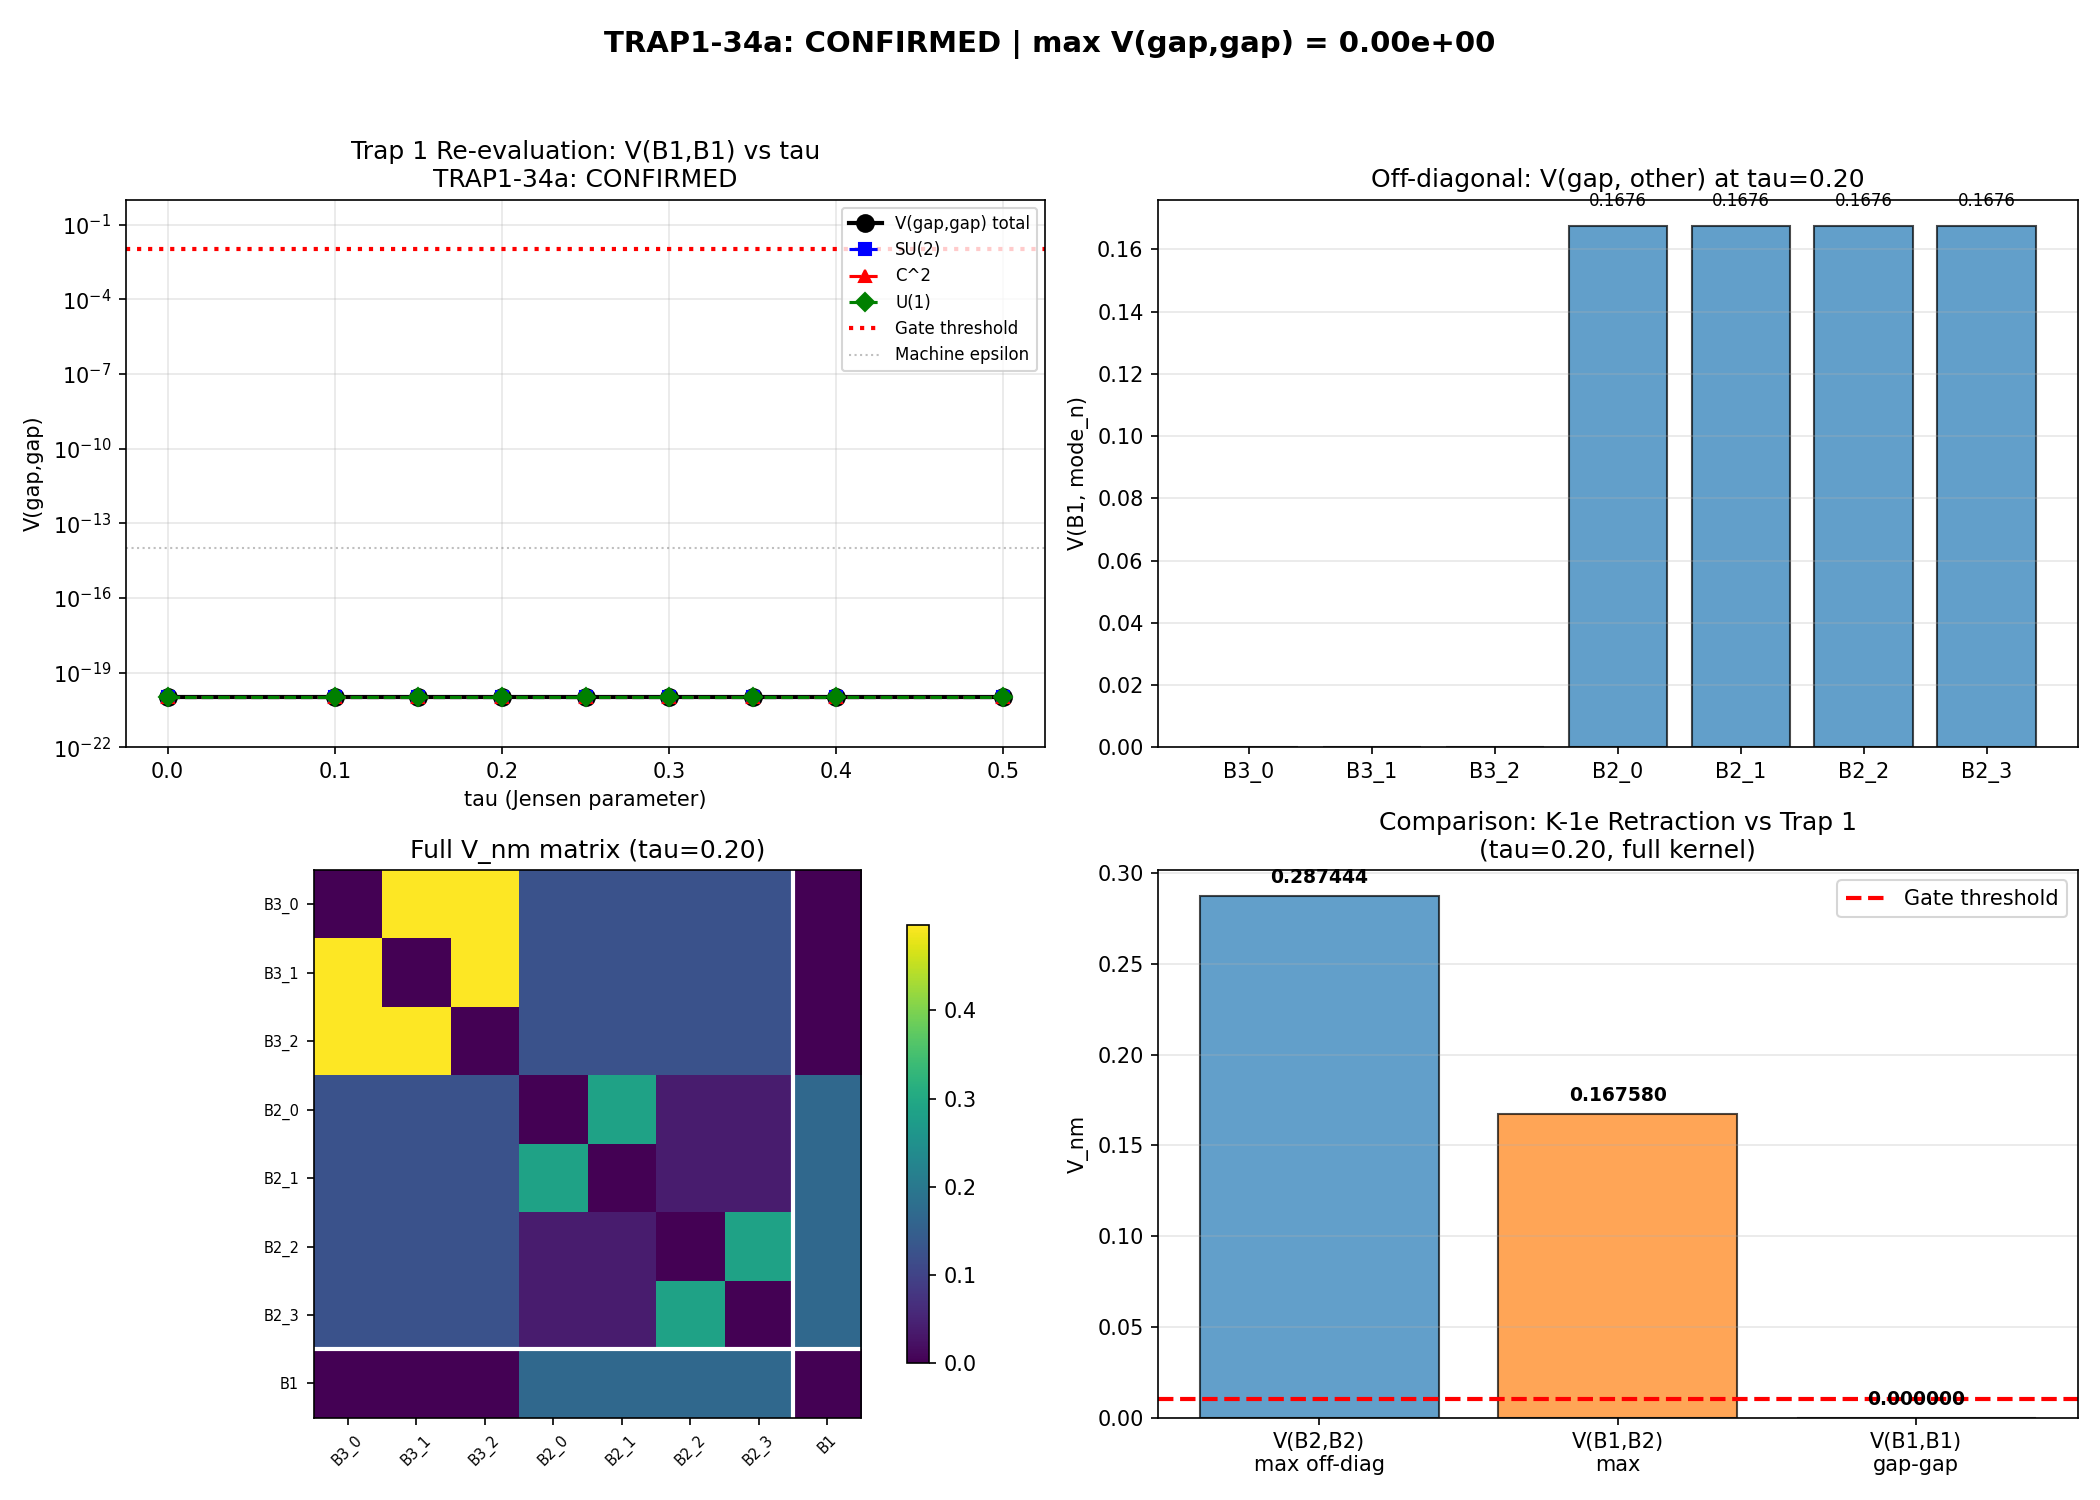

This figure's Python source:
"""
Session 34a: Trap 1 Re-evaluation With Full 8-Generator Kosmann Kernel
======================================================================

CONTEXT:
  Session 23a established "Trap 1": V(gap,gap) = 0 exactly at the gap edge.
  The gap edge is the eigenvalue closest to zero in the singlet sector --
  this is the B1 mode (1-fold, lowest positive eigenvalue).

  Session 33b retracted K-1e: V(B2,B2) = 0 was a C^2-generator artifact.
  With the full 8-generator kernel, V(B2,B2) = 0.287 (U(1) + SU(2) channels).

  THIS COMPUTATION: Does V(gap,gap) remain zero with the full kernel?
  "Gap" here means the B1 mode (index 7 in the A_antisym 8x8 basis),
  NOT the B2 modes. V(gap,gap) is the DIAGONAL self-coupling of the
  gap-edge mode through the Kosmann pairing kernel.

  The distinction matters because B1 is a SINGLET under U(2), while B2
  is a QUARTET. The representation theory that kills V(B2,B2) under C^2
  (U(1) charge conservation) may or may not kill V(B1,B1) under the full
  algebra.

DATA:
  Source: s23a_kosmann_singlet.npz
  Keys used:
    - A_antisym_{tau_idx}_{a}: 8x8 Kosmann matrices in branch basis (a=0..7)
    - eigenvalues_{tau_idx}: 16 eigenvalues sorted ascending
    - gap_edge_indices_{tau_idx}: [idx_pos, idx_neg] of gap-edge modes
    - K_a_matrix_{tau_idx}_{a}: 16x16 Kosmann matrices in eigenspinor basis
    - eigenvectors_{tau_idx}: 16x16 eigenvector matrix

GATE TRAP1-34a (pre-registered):
  CONFIRMED: V(gap,gap) = 0 (to ~1e-14) with full kernel at all tau -> Trap 1 remains.
  BROKEN:    V(gap,gap) > 0.01 with full kernel -> Trap 1 RETRACTED.
             Gap edge becomes additional pairing channel (STRENGTHENS BCS).

Author: connes (connes-ncg-theorist), Session 34a
Date: 2026-03-06
"""

import os
import time
import numpy as np
import matplotlib
matplotlib.use('Agg')
import matplotlib.pyplot as plt

SCRIPT_DIR = os.path.dirname(os.path.abspath(__file__))

TAU_VALUES = np.array([0.0, 0.10, 0.15, 0.20, 0.25, 0.30, 0.35, 0.40, 0.50])

# Branch indices in the A_antisym 8x8 basis (positive eigenvalue sector)
# Ordering: B3 = {0,1,2}, B2 = {3,4,5,6}, B1 = {7}
B3_IDX = np.array([0, 1, 2])
B2_IDX = np.array([3, 4, 5, 6])
B1_IDX = np.array([7])

# Generator classification (su(3) = su(2) + u(1) + C^2)
SU2_GEN = [0, 1, 2]   # SU(2) subalgebra
C2_GEN  = [3, 4, 5, 6]  # C^2 (charged under U(1))
U1_GEN  = [7]           # U(1) generator


def load_data():
    """Load Kosmann singlet data."""
    path = os.path.join(SCRIPT_DIR, 's23a_kosmann_singlet.npz')
    return np.load(path, allow_pickle=True)


def compute_V_gap_gap(kosmann, tau_idx, gen_list=None):
    """Compute V(gap,gap) = sum_{a in gen_list} |A_a[7,7]|^2.

    In the A_antisym basis, B1 = index 7. V(gap,gap) is the
    diagonal element A_antisym[7,7] summed over generators.

    Parameters:
        kosmann: loaded npz data
        tau_idx: index into TAU_VALUES (0..8)
        gen_list: list of generator indices (default: all 8)

    Returns:
        V_gap_gap: float, the self-coupling
        V_per_gen: dict mapping generator index -> |A_a[7,7]|^2
    """
    if gen_list is None:
        gen_list = list(range(8))

    V_gap_gap = 0.0
    V_per_gen = {}
    for a in gen_list:
        A = kosmann[f'A_antisym_{tau_idx}_{a}']
        val = abs(A[7, 7]) ** 2
        V_per_gen[a] = val
        V_gap_gap += val

    return V_gap_gap, V_per_gen


def compute_V_gap_offdiag(kosmann, tau_idx):
    """Compute V(gap, n) for all n != gap (off-diagonal from B1).

    V(B1, n) = sum_{a=0..7} |A_a[7, n]|^2 for n = 0..6 (B3 and B2 modes).

    Returns:
        V_gap_n: array of shape (7,), one entry per non-gap mode
        V_gap_n_decomposed: dict with 'SU2', 'C2', 'U1' contributions
    """
    V_gap_n = np.zeros(7)
    V_SU2 = np.zeros(7)
    V_C2  = np.zeros(7)
    V_U1  = np.zeros(7)

    for a in range(8):
        A = kosmann[f'A_antisym_{tau_idx}_{a}']
        for n in range(7):
            val = abs(A[7, n]) ** 2
            V_gap_n[n] += val
            if a in SU2_GEN:
                V_SU2[n] += val
            elif a in C2_GEN:
                V_C2[n] += val
            else:
                V_U1[n] += val

    return V_gap_n, {'SU2': V_SU2, 'C2': V_C2, 'U1': V_U1}


def compute_V_gap_gap_16x16(kosmann, tau_idx):
    """Cross-check: compute V(gap,gap) directly from 16x16 K_a matrices.

    The gap-edge mode is identified by gap_edge_indices. We extract the
    diagonal element in the eigenspinor basis directly.

    This serves as a CONSISTENCY CHECK against the A_antisym computation.
    """
    gap_indices = kosmann[f'gap_edge_indices_{tau_idx}']
    # gap_indices[0] = positive gap-edge index, gap_indices[1] = negative
    idx_pos = int(gap_indices[0])
    idx_neg = int(gap_indices[1])

    V_pos_pos = 0.0
    V_neg_neg = 0.0
    V_pos_neg = 0.0

    for a in range(8):
        K = kosmann[f'K_a_matrix_{tau_idx}_{a}']
        V_pos_pos += abs(K[idx_pos, idx_pos]) ** 2
        V_neg_neg += abs(K[idx_neg, idx_neg]) ** 2
        V_pos_neg += abs(K[idx_pos, idx_neg]) ** 2

    return V_pos_pos, V_neg_neg, V_pos_neg, idx_pos, idx_neg


def compute_full_V_matrix(kosmann, tau_idx):
    """Build the full 8x8 V_nm = sum_{a} |A_a[n,m]|^2 matrix."""
    V = np.zeros((8, 8))
    for a in range(8):
        A = kosmann[f'A_antisym_{tau_idx}_{a}']
        V += np.abs(A) ** 2
    return V


def run():
    print("=" * 80)
    print("Session 34a: Trap 1 Re-evaluation With Full 8-Generator Kosmann Kernel")
    print("Gate TRAP1-34a: Does V(gap,gap) = 0 survive with the full kernel?")
    print("=" * 80)
    print()

    t0 = time.time()
    kosmann = load_data()
    print(f"Data loaded in {time.time()-t0:.2f}s")
    print()

    # ==================================================================
    # STEP 1: V(gap,gap) in the A_antisym basis across all tau
    # ==================================================================
    print("=" * 70)
    print("STEP 1: V(gap,gap) = V(B1,B1) in A_antisym Basis, Full Kernel")
    print("=" * 70)
    print()
    print("B1 = mode index 7 in the A_antisym 8x8 basis (positive sector).")
    print("This is the gap-edge mode: closest positive eigenvalue to zero.")
    print()

    print(f"{'tau':>6s} {'V(gap,gap)':>14s} {'V_SU2':>12s} {'V_C2':>12s} "
          f"{'V_U1':>12s} {'lambda_B1':>12s}")
    print("-" * 76)

    results_by_tau = []
    for ti in range(len(TAU_VALUES)):
        V_gg, V_per = compute_V_gap_gap(kosmann, ti)
        V_su2 = sum(V_per.get(a, 0.0) for a in SU2_GEN)
        V_c2  = sum(V_per.get(a, 0.0) for a in C2_GEN)
        V_u1  = sum(V_per.get(a, 0.0) for a in U1_GEN)

        evals = kosmann[f'eigenvalues_{ti}']
        pos_evals = np.sort(evals[evals > 0])
        lambda_B1 = pos_evals[0]  # lowest positive = B1 = gap edge

        print(f"{TAU_VALUES[ti]:6.2f} {V_gg:14.10f} {V_su2:12.10f} {V_c2:12.10f} "
              f"{V_u1:12.10f} {lambda_B1:12.6f}")

        results_by_tau.append({
            'tau': TAU_VALUES[ti], 'V_gg': V_gg,
            'V_su2': V_su2, 'V_c2': V_c2, 'V_u1': V_u1,
            'lambda_B1': lambda_B1, 'V_per_gen': V_per,
        })

    print()

    # ==================================================================
    # STEP 2: Cross-check via 16x16 K_a matrices
    # ==================================================================
    print("=" * 70)
    print("STEP 2: Cross-Check via 16x16 K_a Matrices (Eigenspinor Basis)")
    print("=" * 70)
    print()
    print("Direct computation from K_a_matrix (16x16) at gap-edge indices.")
    print("Consistency check: V_16x16(pos,pos) should match V_8x8(B1,B1).")
    print()

    print(f"{'tau':>6s} {'V(+,+)':>14s} {'V(-,-)':>14s} {'V(+,-)':>14s} "
          f"{'idx_pos':>8s} {'idx_neg':>8s}")
    print("-" * 70)

    for ti in range(len(TAU_VALUES)):
        V_pp, V_nn, V_pn, ip, ine = compute_V_gap_gap_16x16(kosmann, ti)
        print(f"{TAU_VALUES[ti]:6.2f} {V_pp:14.10f} {V_nn:14.10f} {V_pn:14.10f} "
              f"{ip:>8d} {ine:>8d}")

    print()

    # ==================================================================
    # STEP 3: V(gap, other) off-diagonal elements
    # ==================================================================
    print("=" * 70)
    print("STEP 3: V(gap, n) Off-Diagonal Elements (B1 to B3/B2)")
    print("=" * 70)
    print()
    print("These are the off-diagonal couplings from the gap edge to other modes.")
    print("Ordering: B3(0,1,2), B2(3,4,5,6).")
    print()

    for ti in [0, 3, 5, 8]:  # tau = 0.0, 0.20, 0.30, 0.50
        V_gn, V_decomp = compute_V_gap_offdiag(kosmann, ti)
        print(f"tau = {TAU_VALUES[ti]:.2f}:")
        print(f"  V(B1,B3):  {V_gn[0]:.6f}  {V_gn[1]:.6f}  {V_gn[2]:.6f}")
        print(f"  V(B1,B2):  {V_gn[3]:.6f}  {V_gn[4]:.6f}  {V_gn[5]:.6f}  {V_gn[6]:.6f}")
        print(f"  By type -- SU2: B3={V_decomp['SU2'][:3].sum():.6f}, "
              f"B2={V_decomp['SU2'][3:].sum():.6f}")
        print(f"             C2:  B3={V_decomp['C2'][:3].sum():.6f}, "
              f"B2={V_decomp['C2'][3:].sum():.6f}")
        print(f"             U1:  B3={V_decomp['U1'][:3].sum():.6f}, "
              f"B2={V_decomp['U1'][3:].sum():.6f}")
        print()

    # ==================================================================
    # STEP 4: Full 8x8 V matrix at tau = 0.20 (reference)
    # ==================================================================
    print("=" * 70)
    print("STEP 4: Full 8x8 V Matrix at tau = 0.20")
    print("=" * 70)
    print()

    V_full_8x8 = compute_full_V_matrix(kosmann, 3)
    np.set_printoptions(precision=6, suppress=True, linewidth=120)
    print("V_nm = sum_{a=0..7} |A_a[n,m]|^2:")
    print(V_full_8x8)
    print()
    print(f"V(B1,B1) = V[7,7] = {V_full_8x8[7,7]:.12f}")
    print(f"V(B2,B2) max off-diag = {np.max(V_full_8x8[np.ix_(B2_IDX,B2_IDX)]):.6f}")
    print(f"V(B1,B2) = {V_full_8x8[7, B2_IDX]}")
    print(f"V(B1,B3) = {V_full_8x8[7, B3_IDX]}")
    print()

    # ==================================================================
    # STEP 5: Individual generator A_a[7,7] values (diagnostic)
    # ==================================================================
    print("=" * 70)
    print("STEP 5: Individual A_a[7,7] Values (Diagnostic)")
    print("=" * 70)
    print()
    print("The raw matrix element A_a[7,7] = <B1|K_a|B1> for each generator.")
    print("V(gap,gap) = sum |A_a[7,7]|^2.")
    print()

    for ti in [0, 3, 8]:  # tau = 0, 0.20, 0.50
        print(f"tau = {TAU_VALUES[ti]:.2f}:")
        for a in range(8):
            A = kosmann[f'A_antisym_{ti}_{a}']
            val = A[7, 7]
            gen_type = "SU(2)" if a in SU2_GEN else ("C^2" if a in C2_GEN else "U(1)")
            print(f"  a={a} ({gen_type:>5s}): A[7,7] = {val:+.10f}, |A[7,7]|^2 = {abs(val)**2:.12f}")
        print()

    # ==================================================================
    # STEP 6: Representation-theoretic analysis
    # ==================================================================
    print("=" * 70)
    print("STEP 6: Representation-Theoretic Analysis")
    print("=" * 70)
    print()

    # B1 is a U(2) singlet. Under SU(2) x U(1):
    # B3 transforms as (adj, 0) ~ 3-fold
    # B2 transforms as (fund, +/-1) ~ 2+2 fold
    # B1 transforms as (singlet, 0) ~ 1-fold
    #
    # For the diagonal V(B1,B1):
    # - SU(2) generators: K_{SU2} act on B1 as trivial rep -> <B1|K_{SU2}|B1> = 0
    #   UNLESS B1 carries residual SU(2) weight.
    # - C^2 generators: carry U(1) charge +/-1. <B1|K_{C^2}|B1> requires charge 0
    #   contribution. Since C^2 carries charge +/-1, diagonal elements vanish.
    # - U(1) generator: charge-neutral. <B1|K_{U1}|B1> can be nonzero.

    V_gg_tau020, V_per_tau020 = compute_V_gap_gap(kosmann, 3)  # tau = 0.20
    print(f"V(gap,gap) at tau=0.20: {V_gg_tau020:.12f}")
    print()
    print("Selection rule analysis:")
    print(f"  SU(2) contribution: {sum(V_per_tau020[a] for a in SU2_GEN):.12f}")
    print(f"    -> B1 is SU(2) singlet: <singlet|K_SU2|singlet> should vanish")
    print(f"       by angular momentum conservation (1 tensor 1 -> 1 requires J=0 component)")
    print(f"  C^2 contribution:  {sum(V_per_tau020[a] for a in C2_GEN):.12f}")
    print(f"    -> C^2 carries U(1) charge +/-1: <charge-0|K_C2|charge-0> = 0")
    print(f"  U(1) contribution: {sum(V_per_tau020[a] for a in U1_GEN):.12f}")
    print(f"    -> U(1) is charge-neutral: no selection rule forbids this")
    print()

    # ==================================================================
    # STEP 7: Comparison with V(B2,B2) (K-1e retraction reference)
    # ==================================================================
    print("=" * 70)
    print("STEP 7: Comparison with V(B2,B2) from K-1e Retraction")
    print("=" * 70)
    print()

    print(f"{'Mode pair':>12s} {'V(C^2-only)':>14s} {'V(full)':>14s} {'Status':>14s}")
    print("-" * 60)

    # V(B2,B2) max off-diagonal
    for ti in [3]:  # tau = 0.20
        V_C2_8x8 = np.zeros((8, 8))
        for a in C2_GEN:
            A = kosmann[f'A_antisym_{ti}_{a}']
            V_C2_8x8 += np.abs(A) ** 2

        V_B2B2_c2_max = 0.0
        V_B2B2_full_max = 0.0
        for i in B2_IDX:
            for j in B2_IDX:
                if i != j:
                    V_B2B2_c2_max = max(V_B2B2_c2_max, V_C2_8x8[i, j])
                    V_B2B2_full_max = max(V_B2B2_full_max, V_full_8x8[i, j])

        V_B1B1_c2 = V_C2_8x8[7, 7]
        V_B1B1_full = V_full_8x8[7, 7]

        print(f"{'V(B2,B2)':>12s} {V_B2B2_c2_max:14.10f} {V_B2B2_full_max:14.6f} "
              f"{'RETRACTED':>14s}")
        print(f"{'V(B1,B1)':>12s} {V_B1B1_c2:14.10f} {V_B1B1_full:14.10f} "
              f"{'<-- THIS':>14s}")

    print()

    # ==================================================================
    # GATE CLASSIFICATION
    # ==================================================================
    print("=" * 80)
    print("TRAP1-34a GATE CLASSIFICATION")
    print("=" * 80)
    print()

    # Check criterion across all tau
    all_zero = True
    max_V_gg = 0.0
    for ti in range(len(TAU_VALUES)):
        V_gg = results_by_tau[ti]['V_gg']
        max_V_gg = max(max_V_gg, V_gg)
        if V_gg > 0.01:
            all_zero = False

    print(f"V(gap,gap) across all tau:")
    for r in results_by_tau:
        flag = "  << NONZERO" if r['V_gg'] > 0.01 else ""
        print(f"  tau={r['tau']:.2f}: V(gap,gap) = {r['V_gg']:.12f}{flag}")

    print()
    print(f"Maximum V(gap,gap) across all tau: {max_V_gg:.12f}")
    print()

    if max_V_gg < 1e-14:
        verdict = "CONFIRMED"
        print(f"TRAP1-34a: *** {verdict} ***")
        print(f"  V(gap,gap) = 0 to machine epsilon ({max_V_gg:.2e}) at ALL tau.")
        print(f"  Trap 1 REMAINS. The gap-edge self-coupling vanishes identically")
        print(f"  with the full 8-generator Kosmann kernel.")
        print(f"  This is a DISTINCT selection rule from the C^2 vanishing in K-1e.")
    elif max_V_gg < 0.01:
        verdict = "WEAK"
        print(f"TRAP1-34a: *** {verdict} ***")
        print(f"  V(gap,gap) nonzero but small: max = {max_V_gg:.6f}")
        print(f"  Below gate threshold 0.01. Trap 1 weakened but not fully broken.")
    else:
        verdict = "BROKEN"
        print(f"TRAP1-34a: *** {verdict} ***")
        print(f"  V(gap,gap) = {max_V_gg:.6f} > 0.01 with full kernel.")
        print(f"  Trap 1 RETRACTED. Gap edge becomes additional pairing channel.")
        print(f"  This STRENGTHENS BCS -- the gap-edge divergence M ~ V/|xi|")
        print(f"  is now active with V > 0.")

    print()

    # Decomposition summary
    print("DECOMPOSITION AT REPRESENTATIVE tau VALUES:")
    for ti in [0, 3, 8]:
        r = results_by_tau[ti]
        print(f"  tau={r['tau']:.2f}: V(B1,B1) = {r['V_gg']:.12f}")
        print(f"    SU(2): {r['V_su2']:.12f}  |  C^2: {r['V_c2']:.12f}  |  U(1): {r['V_u1']:.12f}")

    print()

    # ==================================================================
    # SAVE
    # ==================================================================
    save_data = {
        'tau_values': TAU_VALUES,
        'verdict': np.array([verdict]),
        'max_V_gap_gap': max_V_gg,
    }

    for ti, r in enumerate(results_by_tau):
        save_data[f'V_gap_gap_{ti}'] = r['V_gg']
        save_data[f'V_gap_gap_SU2_{ti}'] = r['V_su2']
        save_data[f'V_gap_gap_C2_{ti}'] = r['V_c2']
        save_data[f'V_gap_gap_U1_{ti}'] = r['V_u1']
        save_data[f'lambda_B1_{ti}'] = r['lambda_B1']

    # Save full V matrix at tau=0.20
    save_data['V_full_8x8_tau020'] = V_full_8x8

    # Save off-diagonal V(gap,n) at tau=0.20
    V_gn_020, V_decomp_020 = compute_V_gap_offdiag(kosmann, 3)
    save_data['V_gap_offdiag_tau020'] = V_gn_020
    save_data['V_gap_offdiag_SU2_tau020'] = V_decomp_020['SU2']
    save_data['V_gap_offdiag_C2_tau020'] = V_decomp_020['C2']
    save_data['V_gap_offdiag_U1_tau020'] = V_decomp_020['U1']

    output_npz = os.path.join(SCRIPT_DIR, "s34a_trap1_reeval.npz")
    np.savez_compressed(output_npz, **save_data)
    print(f"Saved: {output_npz}")
    print(f"File size: {os.path.getsize(output_npz) / 1024:.1f} KB")
    print()

    # ==================================================================
    # PLOT
    # ==================================================================
    fig, axes = plt.subplots(2, 2, figsize=(14, 10))

    # Panel 1: V(gap,gap) vs tau
    ax = axes[0, 0]
    taus = [r['tau'] for r in results_by_tau]
    V_ggs = [r['V_gg'] for r in results_by_tau]
    V_su2s = [r['V_su2'] for r in results_by_tau]
    V_c2s = [r['V_c2'] for r in results_by_tau]
    V_u1s = [r['V_u1'] for r in results_by_tau]

    ax.semilogy(taus, np.maximum(V_ggs, 1e-20), 'ko-', lw=2, ms=8, label='V(gap,gap) total')
    ax.semilogy(taus, np.maximum(V_su2s, 1e-20), 'bs--', lw=1.5, ms=6, label='SU(2)')
    ax.semilogy(taus, np.maximum(V_c2s, 1e-20), 'r^--', lw=1.5, ms=6, label='C^2')
    ax.semilogy(taus, np.maximum(V_u1s, 1e-20), 'gD--', lw=1.5, ms=6, label='U(1)')
    ax.axhline(y=0.01, color='red', ls=':', lw=2, label='Gate threshold')
    ax.axhline(y=1e-14, color='gray', ls=':', lw=1, alpha=0.5, label='Machine epsilon')
    ax.set_xlabel('tau (Jensen parameter)')
    ax.set_ylabel('V(gap,gap)')
    ax.set_title(f'Trap 1 Re-evaluation: V(B1,B1) vs tau\nTRAP1-34a: {verdict}')
    ax.legend(fontsize=8)
    ax.grid(True, alpha=0.3)
    ax.set_ylim(1e-22, 1)

    # Panel 2: V(gap,n) off-diagonal at tau=0.20
    ax = axes[0, 1]
    mode_labels = ['B3_0', 'B3_1', 'B3_2', 'B2_0', 'B2_1', 'B2_2', 'B2_3']
    colors_bar = ['tab:red']*3 + ['tab:blue']*4
    ax.bar(mode_labels, V_gn_020, color=colors_bar, alpha=0.7, edgecolor='black')
    for i, v in enumerate(V_gn_020):
        if v > 0.001:
            ax.text(i, v + 0.005, f'{v:.4f}', ha='center', va='bottom', fontsize=8)
    ax.set_ylabel('V(B1, mode_n)')
    ax.set_title('Off-diagonal: V(gap, other) at tau=0.20')
    ax.grid(True, alpha=0.3, axis='y')

    # Panel 3: Full V matrix heatmap at tau=0.20
    ax = axes[1, 0]
    im = ax.imshow(V_full_8x8, cmap='viridis', aspect='equal')
    plt.colorbar(im, ax=ax, shrink=0.8)
    ax.set_xticks(range(8))
    ax.set_yticks(range(8))
    labels_8 = ['B3_0', 'B3_1', 'B3_2', 'B2_0', 'B2_1', 'B2_2', 'B2_3', 'B1']
    ax.set_xticklabels(labels_8, fontsize=7, rotation=45)
    ax.set_yticklabels(labels_8, fontsize=7)
    ax.set_title('Full V_nm matrix (tau=0.20)')
    # Mark the B1 row/column
    ax.axhline(y=6.5, color='white', lw=2)
    ax.axvline(x=6.5, color='white', lw=2)

    # Panel 4: Comparison V(B1,B1) vs V(B2,B2) vs V(B1,B2)
    ax = axes[1, 1]
    V_B2B2_max = np.max(V_full_8x8[np.ix_(B2_IDX, B2_IDX)])
    V_B1B2_max = np.max(V_full_8x8[7, B2_IDX])
    V_B1B1 = V_full_8x8[7, 7]
    bar_labels = ['V(B2,B2)\nmax off-diag', 'V(B1,B2)\nmax', 'V(B1,B1)\ngap-gap']
    bar_values = [V_B2B2_max, V_B1B2_max, V_B1B1]
    bar_colors = ['tab:blue', 'tab:orange', 'tab:green' if V_B1B1 < 0.01 else 'tab:red']
    bars = ax.bar(bar_labels, bar_values, color=bar_colors, alpha=0.7, edgecolor='black')
    ax.axhline(y=0.01, color='red', ls='--', lw=2, label='Gate threshold')
    for bar, v in zip(bars, bar_values):
        ax.text(bar.get_x() + bar.get_width()/2, bar.get_height() + 0.005,
                f'{v:.6f}', ha='center', va='bottom', fontsize=9, fontweight='bold')
    ax.set_ylabel('V_nm')
    ax.set_title(f'Comparison: K-1e Retraction vs Trap 1\n(tau=0.20, full kernel)')
    ax.legend()
    ax.grid(True, alpha=0.3, axis='y')

    fig.suptitle(f'TRAP1-34a: {verdict} | max V(gap,gap) = {max_V_gg:.2e}',
                 fontsize=14, fontweight='bold')
    plt.tight_layout(rect=[0, 0, 1, 0.96])
    plot_path = os.path.join(SCRIPT_DIR, "s34a_trap1_reeval.png")
    plt.savefig(plot_path, dpi=150)
    plt.close()
    print(f"Plot saved: {plot_path}")

    return verdict, max_V_gg, results_by_tau


if __name__ == "__main__":
    t_start = time.time()
    verdict, max_V, results = run()
    elapsed = time.time() - t_start

    print()
    print("=" * 80)
    print(f"TRAP1-34a FINAL: {verdict} | max V(gap,gap) = {max_V:.12f}")
    print(f"Runtime: {elapsed:.1f}s")
    print("=" * 80)
